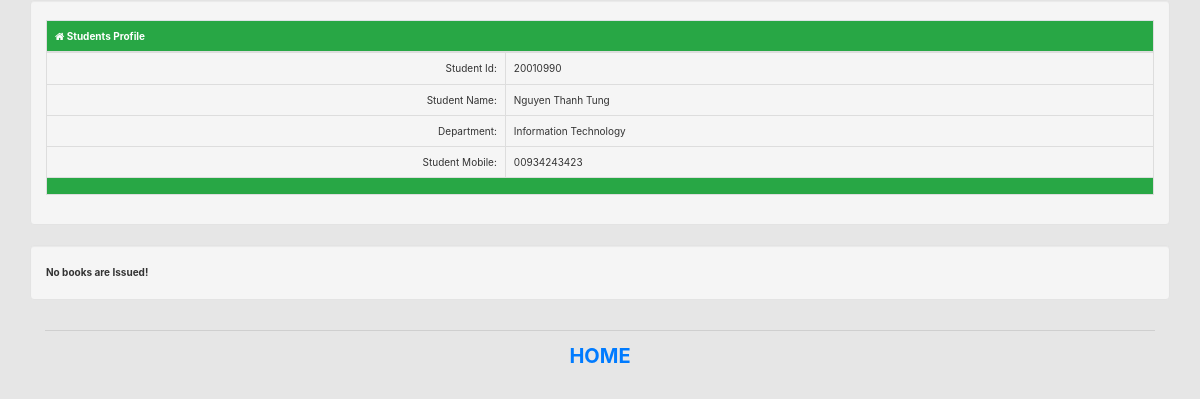
Page /profile.php?s_id=2 on the earlier database version.
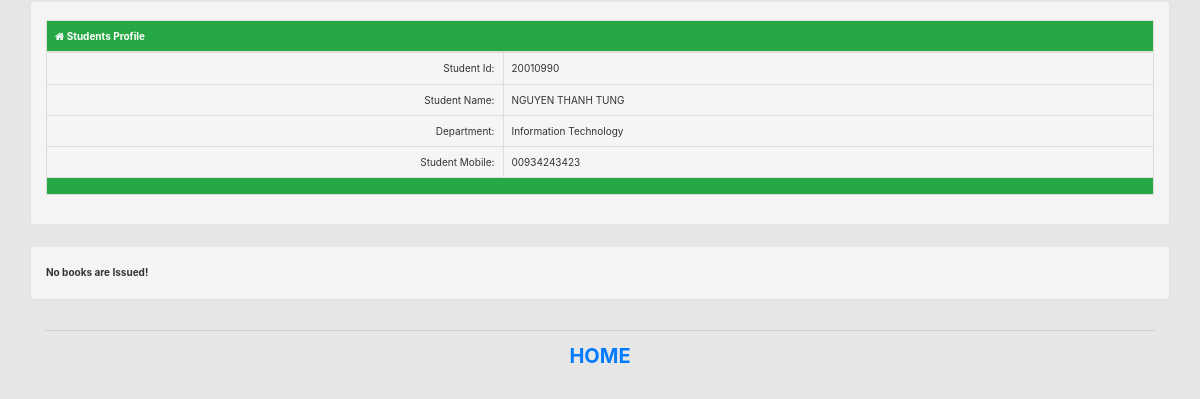
Same page on the later database version.
### tables this page shows
CREATE TABLE `libsys_students` (
  `s_id` int(11) NOT NULL,
  `s_code` varchar(50) NOT NULL,
  `s_name` varchar(50) NOT NULL,
  `s_dept` int(11) NOT NULL,
  `s_semester` int(11) NOT NULL,
  `s_contact` varchar(50) NOT NULL,
  `s_password` varchar(255) NOT NULL,
  `s_status` int(11) NOT NULL
);

### includes/functions.php (called while the page is built, shortened)
<?php
include './includes/dbconnect.php';
function get_std_issue_info_by_sID($s_code) {
    $var = array();
    global $link;
    $query = mysqli_query($link,"SELECT * FROM libsys_issue WHERE i_student_code='".$s_code."' ");
    return $var;
}
function get_student_info_by_id($s_id){
    $var = array();
    global $link;
    $query = mysqli_query($link,"SELECT * FROM libsys_students WHERE s_id='".$s_id."'");
    if($query){
        $var = mysqli_fetch_array($query);
    }
    return $var;
}
function get_dept_info_by_id($d_id){
    $var = array();
    global $link;
    $query = mysqli_query($link,"SELECT * FROM libsys_departments WHERE d_id='".$d_id."'");
    if($query){
        $var = mysqli_fetch_array($query);
    }
    return $var;
}

### profile.php (the view, shortened to what this page needs)
<?php
include './includes/functions.php';
if(isset($_GET['s_id'])){
  $s_code=$_GET['s_id'];
$student_info= get_student_info_by_id($s_code);
$std_issue_info = get_std_issue_info_by_sID($s_code);
$dept_info= get_dept_info_by_id($student_info['s_dept']);
?>
<!DOCTYPE html>
<html>
    <head>
        <?php include './head.php'; ?>
    </head>
    <body class="btn-default">
        <div class="container">
            <div class="row">
                <div class="col-md-12 well">
                    <table class="table table-bordered">
                        <thead>
                            <tr class="btn-success">
                                <td colspan="2"><b><i class="fa fa-home"></i> Students Profile</b></td>
                            </tr>
                        </thead>
                        <tbody>
                            <tr>
                                <td class="text-right">Student Id:</td>
                                <td><?php echo $student_info['s_code']; ?></td>
                            </tr>
                            <tr>
                                <td class="text-right">Student Name:</td>
                                <td><?php echo $student_info['s_name']; ?></td>
                            </tr>
                            <tr>
                                <td class="text-right">Department:</td>
                                <td><?php echo $dept_info['d_name']; ?></td>
                            </tr>
                            <tr>
                                <td class="text-right">Student Mobile:</td>
                                <td><?php echo $student_info['s_contact']; ?></td>
                            </tr>
                        </tbody>
                        <tfoot>
                            <tr class="btn-success">
                                <td colspan="2"></td>
                            </tr>
                        </tfoot>
                    </table>
                </div>
                <div class="col-md-12 well">
                    <?php if($std_issue_info){ ?>
                    <table class="table table-bordered table-striped">
                        <thead>
                            <tr class="btn-danger text-center">
                                <td colspan="8"><b><i class="fa fa-home"></i> Issue Books</b></td>
                            </tr>
                            <tr>
                                <td><b>SL</b></td>
                                <td><b>Book ID</b></td>
                                <td><b>Student ID</b></td>
                                <td><b>Issue Date</b></td>
                                <td><b>End Date</b></td>
                                <td><b>Return Data</b></td>
                                <td><b>Fine</b></td>
                                <td><b>Status</b></td>
                            </tr>
                        </thead>
                        <tbody>
                            <?php
                            $serial = 1;
                            foreach($std_issue_info as $books){
                            ?>
                            <tr>
                                <td><b><?= $serial; ?></b></td>
                                <td><b><?= $books['i_book_code']; ?></b></td>
                                <td><b><?= $books['i_student_code']; ?></b></td>
                                <td><b><?= $books['i_date']; ?></b></td>
                                <td><b><?= $books['i_e_date']; ?></b></td>
                                <td><b><?= $books['i_r_date']; ?></b></td>
                                <td><b><?= $books['i_fine']; ?></b></td>
                                <td><b><?= $books['i_status']; ?></b></td>
                            </tr>
                            <?php $serial++; }?>
                        </tbody>
                        <tfoot></tfoot>
                    </table>
                    <?php
                    }else{
                        echo "<b>No books are Issued!</b>";
                    } ?>
                </div>
            </div>
            <?php include './footer.php'; ?>
        </div>
    </body>
</html>
<?php }else{
    echo "<meta http-equiv='refresh' content='0.5;url=index.php'>";
} ?>

Differences in the rows shown:
changed libsys_students: s_name "Nguyen Thanh Tung" → "NGUYEN THANH TUNG"
